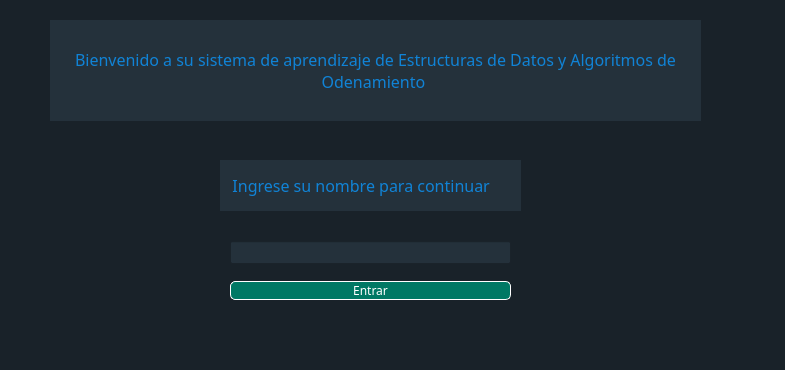
<?xml version="1.0" encoding="UTF-8"?>
<ui version="4.0">
 <class>MainWindow</class>
 <widget class="QMainWindow" name="MainWindow">
  <property name="geometry">
   <rect>
    <x>0</x>
    <y>0</y>
    <width>785</width>
    <height>370</height>
   </rect>
  </property>
  <property name="minimumSize">
   <size>
    <width>785</width>
    <height>370</height>
   </size>
  </property>
  <property name="maximumSize">
   <size>
    <width>785</width>
    <height>370</height>
   </size>
  </property>
  <property name="tabletTracking">
   <bool>false</bool>
  </property>
  <property name="windowTitle">
   <string>App by Nando &amp; Diego</string>
  </property>
  <property name="windowIcon">
   <iconset resource="imagenes.qrc">
    <normaloff>:/images/images/librero.png</normaloff>:/images/images/librero.png</iconset>
  </property>
  <property name="styleSheet">
   <string notr="true">background-color: rgb(25, 34, 41);
</string>
  </property>
  <widget class="QWidget" name="centralwidget">
   <widget class="QLabel" name="label">
    <property name="geometry">
     <rect>
      <x>50</x>
      <y>20</y>
      <width>651</width>
      <height>101</height>
     </rect>
    </property>
    <property name="font">
     <font>
      <family>Arial Rounded MT Bold</family>
      <pointsize>12</pointsize>
      <italic>false</italic>
      <bold>false</bold>
      <underline>false</underline>
     </font>
    </property>
    <property name="styleSheet">
     <string notr="true">background-color: rgb(33, 46, 54);
background-color: rgb(36, 49, 59);
border-top-color: rgb(42, 59, 71);
border-right-color: rgb(42, 59, 71);
border-buttom-color: rgb(42, 59, 71);
border-left-color: rgb(42, 59, 71);
color: rgb(16, 131, 214);
</string>
    </property>
    <property name="text">
     <string>Bienvenido a su sistema de aprendizaje de Estructuras de Datos y Algoritmos de Odenamiento </string>
    </property>
    <property name="scaledContents">
     <bool>true</bool>
    </property>
    <property name="alignment">
     <set>Qt::AlignCenter</set>
    </property>
    <property name="wordWrap">
     <bool>true</bool>
    </property>
   </widget>
   <widget class="QLabel" name="label_2">
    <property name="geometry">
     <rect>
      <x>220</x>
      <y>160</y>
      <width>301</width>
      <height>51</height>
     </rect>
    </property>
    <property name="font">
     <font>
      <family>Arial Rounded MT Bold</family>
      <pointsize>12</pointsize>
     </font>
    </property>
    <property name="styleSheet">
     <string notr="true">background-color: rgb(33, 46, 54);
background-color: rgb(36, 49, 59);
border-top-color: rgb(42, 59, 71);
border-right-color: rgb(42, 59, 71);
border-buttom-color: rgb(42, 59, 71);
border-left-color: rgb(42, 59, 71);
color: rgb(16, 131, 214);

</string>
    </property>
    <property name="text">
     <string>   Ingrese su nombre para continuar</string>
    </property>
   </widget>
   <widget class="QWidget" name="horizontalLayoutWidget">
    <property name="geometry">
     <rect>
      <x>40</x>
      <y>10</y>
      <width>2</width>
      <height>2</height>
     </rect>
    </property>
    <layout class="QHBoxLayout" name="horizontalLayout"/>
   </widget>
   <widget class="QWidget" name="verticalLayoutWidget">
    <property name="geometry">
     <rect>
      <x>230</x>
      <y>230</y>
      <width>281</width>
      <height>81</height>
     </rect>
    </property>
    <layout class="QVBoxLayout" name="verticalLayout">
     <item>
      <widget class="QLineEdit" name="nombre">
       <property name="font">
        <font>
         <pointsize>10</pointsize>
        </font>
       </property>
       <property name="layoutDirection">
        <enum>Qt::LeftToRight</enum>
       </property>
       <property name="styleSheet">
        <string notr="true">color: rgb(216, 216, 216);
background-color: rgb(36, 49, 59);


</string>
       </property>
       <property name="text">
        <string/>
       </property>
       <property name="alignment">
        <set>Qt::AlignCenter</set>
       </property>
      </widget>
     </item>
     <item>
      <widget class="QPushButton" name="botonEnter">
       <property name="font">
        <font>
         <family>Arial Rounded MT Bold</family>
        </font>
       </property>
       <property name="styleSheet">
        <string notr="true">border-style: solid;
border-width: 1px;
;
background-color: rgb(0, 120, 100);
color: rgb(255, 255, 255);
border-radius: 5px;</string>
       </property>
       <property name="text">
        <string>Entrar</string>
       </property>
      </widget>
     </item>
    </layout>
   </widget>
  </widget>
  <widget class="QStatusBar" name="statusbar"/>
 </widget>
 <resources>
  <include location="imagenes.qrc"/>
 </resources>
 <connections/>
</ui>
